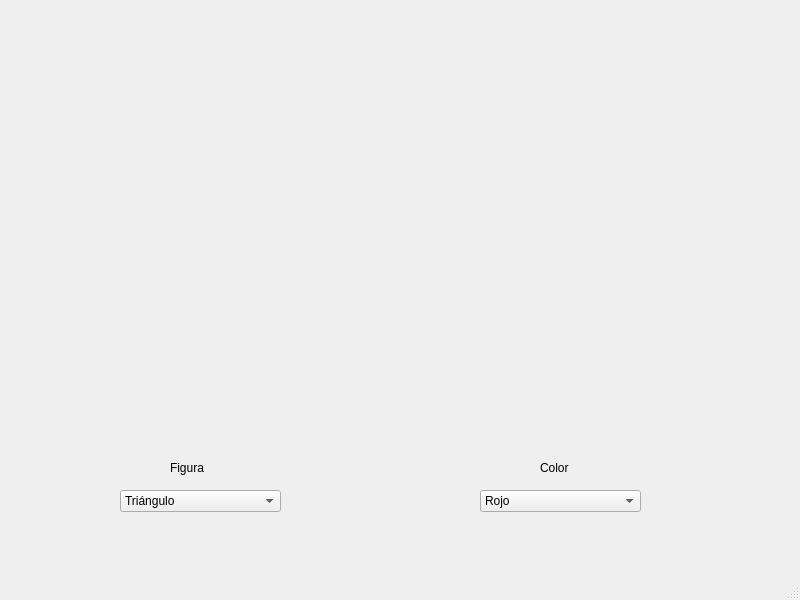
<?xml version="1.0" encoding="UTF-8"?>
<ui version="4.0">
 <class>mainWindow</class>
 <widget class="QMainWindow" name="mainWindow">
  <property name="geometry">
   <rect>
    <x>0</x>
    <y>0</y>
    <width>800</width>
    <height>600</height>
   </rect>
  </property>
  <property name="windowTitle">
   <string>Procesamiento</string>
  </property>
  <widget class="QWidget" name="centralwidget">
   <widget class="QWidget" name="verticalLayoutWidget">
    <property name="geometry">
     <rect>
      <x>180</x>
      <y>30</y>
      <width>411</width>
      <height>411</height>
     </rect>
    </property>
    <layout class="QVBoxLayout" name="OpenGLLayout"/>
   </widget>
   <widget class="QComboBox" name="figura">
    <property name="geometry">
     <rect>
      <x>120</x>
      <y>490</y>
      <width>161</width>
      <height>22</height>
     </rect>
    </property>
    <item>
     <property name="text">
      <string>Triángulo</string>
     </property>
    </item>
    <item>
     <property name="text">
      <string>Cuadrado</string>
     </property>
    </item>
   </widget>
   <widget class="QComboBox" name="color">
    <property name="geometry">
     <rect>
      <x>480</x>
      <y>490</y>
      <width>161</width>
      <height>22</height>
     </rect>
    </property>
    <item>
     <property name="text">
      <string>Rojo</string>
     </property>
    </item>
    <item>
     <property name="text">
      <string>Verde</string>
     </property>
    </item>
    <item>
     <property name="text">
      <string>Azul</string>
     </property>
    </item>
   </widget>
   <widget class="QLabel" name="label">
    <property name="geometry">
     <rect>
      <x>170</x>
      <y>460</y>
      <width>55</width>
      <height>16</height>
     </rect>
    </property>
    <property name="text">
     <string>Figura</string>
    </property>
   </widget>
   <widget class="QLabel" name="label_2">
    <property name="geometry">
     <rect>
      <x>540</x>
      <y>460</y>
      <width>55</width>
      <height>16</height>
     </rect>
    </property>
    <property name="text">
     <string>Color</string>
    </property>
   </widget>
  </widget>
  <widget class="QMenuBar" name="menubar">
   <property name="geometry">
    <rect>
     <x>0</x>
     <y>0</y>
     <width>800</width>
     <height>26</height>
    </rect>
   </property>
  </widget>
  <widget class="QStatusBar" name="statusbar"/>
 </widget>
 <resources/>
 <connections/>
</ui>
